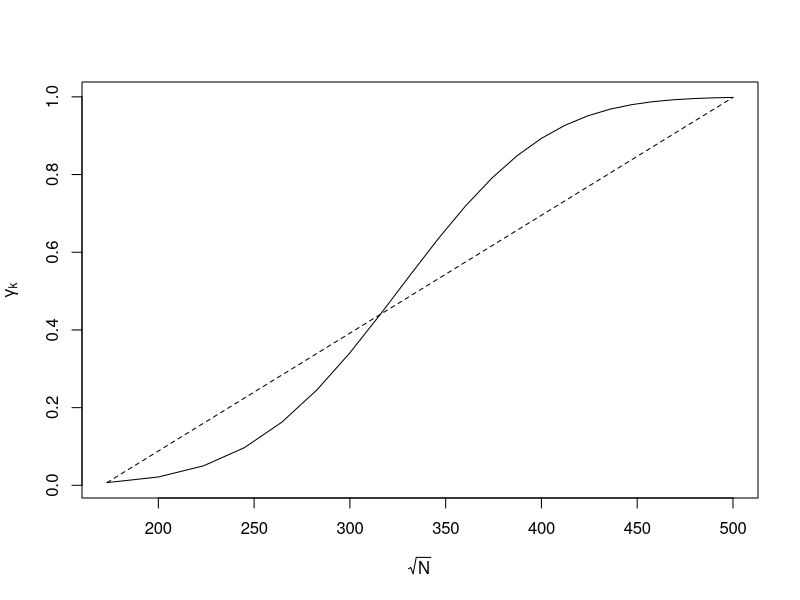

Write the R code that produced this figure.
m=100
R=0.5^toeplitz(0:(m-1))
h2=0.001
mcausal=100
b=rep(0,m)
b[1:mcausal]=sqrt(h2/mcausal)
ns=seq(30000,250000,10000)
pow=c()
for(i in 1:length(ns)) {
  z=sqrt(ns[i])*b
  e0=m
  v0=2*sum(diag(R%*%R))
  e1=m+sum(z^2)
  v1=v0+4*t(z)%*%R%*%z
  beta0=e0/v0
  alpha0=e0*beta0
  beta1=e1/v1
  alpha1=e1*beta1
  q0=qgamma(1-0.05/12727,shape=alpha0,rate=beta0)
  pow[i]=pgamma(q0,shape=alpha1,rate=beta1,lower.tail=FALSE)
}
plot(sqrt(ns),pow,type='l',xlab=expression(sqrt(N)),ylab=expression(gamma[k]))
lines(x=range(sqrt(ns)),y=range(pow),lty=2)
